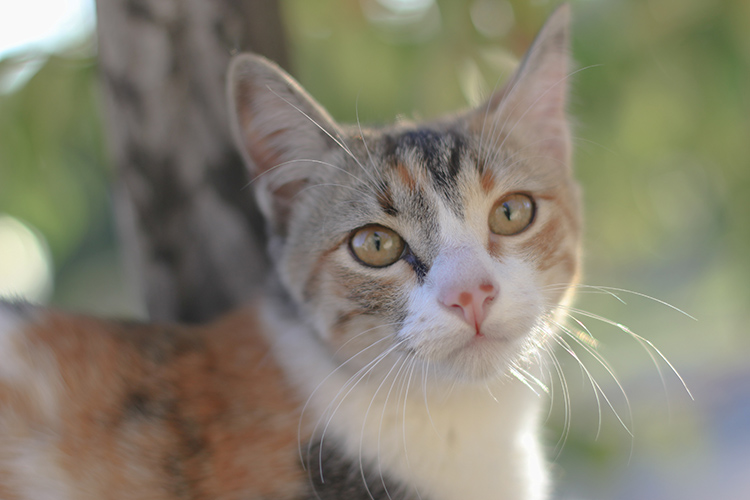
//> input picture figs/image2.jpg, 750 x 500 px
$ ./cannypoints ../figs/image2.jpg   (built with g++ and OpenCV 4)
//> lines starting //> are read from the running program, lines starting //| are printed output that depends on the picture
//> further down, image is the input picture: 500 rows x 750 cols, CV_8UC3; mean B, G, R 112.5, 129.6, 134
#include <iostream>
#include <opencv2/opencv.hpp>
#include <fstream>
#include <iomanip>
#include <vector>
#include <algorithm>
#include <numeric>
#include <ctime>
#include <cstdlib>

using namespace std;
using namespace cv;

int top_slider = 10;
int top_slider_max = 200;

int STEP=5;
int JITTER=3;
int RAIO=4;

#define STEP_MAX 20
#define JITTER_MAX 10
#define RAIO_MAX 10


Mat image, border, points;

void on_trackbar_canny(int, void*){

  vector<int> yrange;
  vector<int> xrange;

  Vec3b colorida;

  int width, height, gray;
  int x, y;

  width=image.size().width;
//> width = 750
  height=image.size().height;
//> height = 500

  Canny(image, border, top_slider, 3*top_slider);
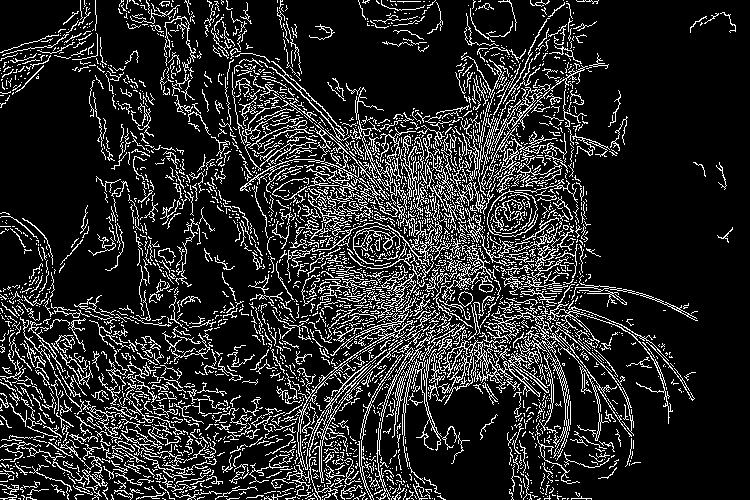
//> border: 500 rows x 750 cols, CV_8UC1; 15.6% white in thin lines or dots
  imshow("canny", border);

  if(STEP < 1) STEP = 1;
  if(JITTER < 1) JITTER = 1;
  if(RAIO < 1) RAIO = 1;

  xrange.resize(height/STEP);
//> xrange = 100 values from 0 to 0
  yrange.resize(width/STEP);
//> yrange = 150 values from 0 to 0

  iota(xrange.begin(), xrange.end(), 0);
//> xrange = 100 values from 0 to 99
  iota(yrange.begin(), yrange.end(), 0);
//> yrange = 150 values from 0 to 149

  for(uint i=0; i<xrange.size(); i++){
    xrange[i]= xrange[i]*STEP+STEP/2;
  }
//> after the loop, xrange = 100 values from 2 to 497

  for(uint i=0; i<yrange.size(); i++){
    yrange[i]= yrange[i]*STEP+STEP/2;
  }

  points = Mat(height, width, CV_8UC3, Scalar(255, 255, 255));

  random_shuffle(xrange.begin(), xrange.end());

  for(auto i : xrange){
    random_shuffle(yrange.begin(), yrange.end());
    for(auto j : yrange){
      x = i+rand()%(2*JITTER)-JITTER+1;
      y = j+rand()%(2*JITTER)-JITTER+1;
      gray = image.at<uchar>(x,y);

      circle(points,
             cv::Point(y,x),
             RAIO,
             CV_RGB(colorida[0],colorida[1],colorida[2]),
             -1,
             CV_AA);
    }
  }
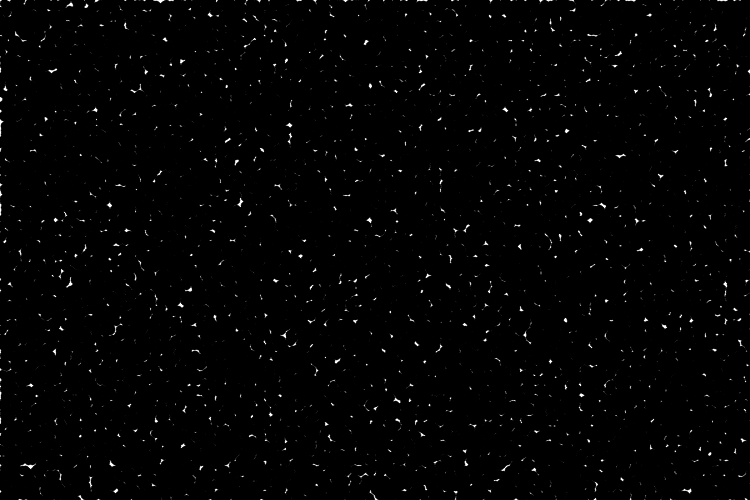
//> points: 500 rows x 750 cols, CV_8UC3; min 0, max 255, mean 3.1

  for(int i=0; i<height; i++ ){
        for(int j=0; j<width; j++){
           if(border.at<uchar>(i,j)>0){
              colorida[0] = (int)(image.at<Vec3b>(i,j)[2]);
              colorida[1] = (int)(image.at<Vec3b>(i,j)[1]);
              colorida[2] = (int)(image.at<Vec3b>(i,j)[0]);

              circle(points,
                     cv::Point(j,i),
                     RAIO,
                     CV_RGB(colorida[0],colorida[1],colorida[2]),
                     -1,
                     CV_AA);
         }
      }
   }
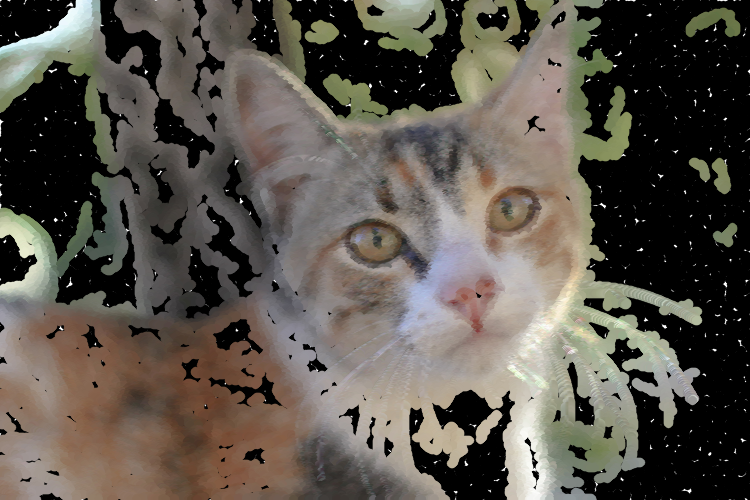
//> points: 500 rows x 750 cols, CV_8UC3; mean B, G, R 76.9, 85, 90.9

   imshow("cannypoints", points);
}


int main(int argc, char** argv){

  image= imread(argv[1],CV_LOAD_IMAGE_COLOR);

  namedWindow("cannypoints",1);
  createTrackbar( "Threshold", "cannypoints",
                &top_slider,
                top_slider_max,
                on_trackbar_canny );

  createTrackbar( "RAIO", "cannypoints",
                  &RAIO,
                  RAIO_MAX,
                  on_trackbar_canny );

  createTrackbar( "JITTER", "cannypoints",
                  &JITTER,
                  JITTER_MAX,
                  on_trackbar_canny );

  createTrackbar( "STEP", "cannypoints",
                  &STEP,
                  STEP_MAX,
                  on_trackbar_canny );

  on_trackbar_canny(top_slider, 0 );

  imwrite("cannyPoints.jpg", points);

  waitKey();
//> in on_trackbar_canny (call 2), `yrange.resize(width/STEP);`: yrange = 150 values from 0 to 0
//> in on_trackbar_canny (call 2), `iota(yrange.begin(), yrange.end(), 0);`: yrange = 150 values from 0 to 149
//> the loop in on_trackbar_canny (call 2), `for(uint i=0; i<yrange.size(); i++)` made 150 passes
//> after the loop in on_trackbar_canny (call 2), `for(uint i=0; i<yrange.size(); i++)`: yrange = 150 values from 2 to 747
//> after the loop in on_trackbar_canny (call 2), `for(auto i : xrange)`:
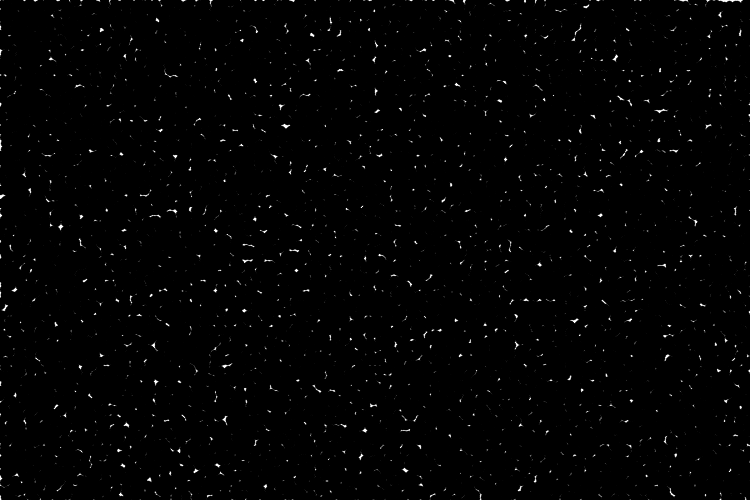
//> points: 500 rows x 750 cols, CV_8UC3; min 0, max 255, mean 2.9
//> after the loop in on_trackbar_canny (call 2), `for(int i=0; i<height; i++ )`:
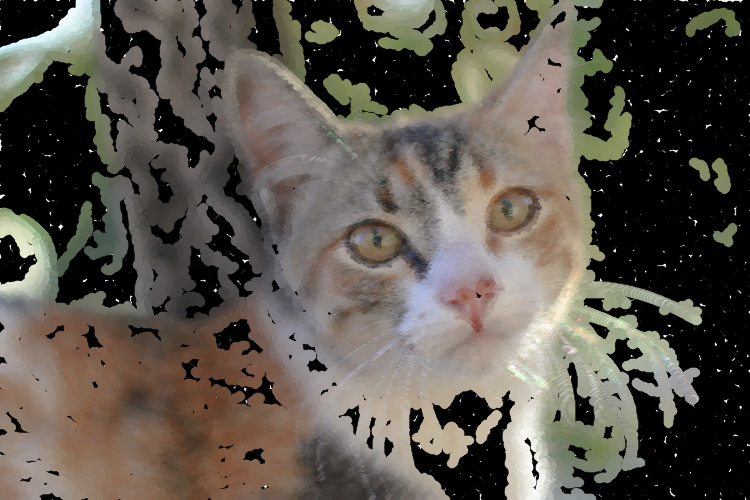
//> points: 500 rows x 750 cols, CV_8UC3; mean B, G, R 76.8, 84.9, 90.7
  return 0;
}

$ run again, on figs/imagem4.jpg
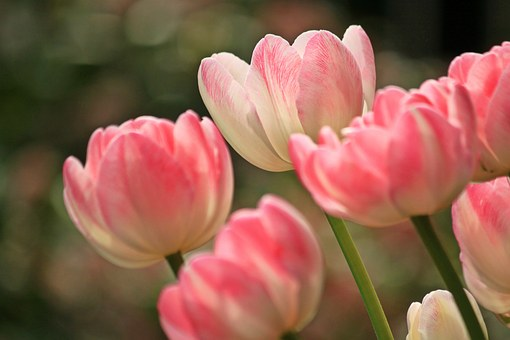
//> input picture figs/imagem4.jpg, 510 x 340 px
//> image is the input picture: 340 rows x 510 cols, CV_8UC3; mean B, G, R 79.2, 96.6, 144
//> in on_trackbar_canny, `Canny(image, border, top_slider, 3*top_slider);`:
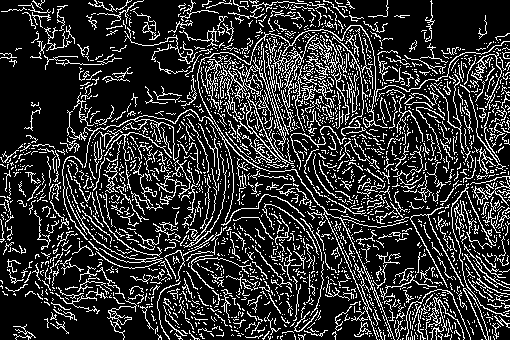
//> border: 340 rows x 510 cols, CV_8UC1; 19.4% white in thin lines or dots
//> in on_trackbar_canny (call 2), `yrange.resize(width/STEP);`: yrange = 102 values from 0 to 0
//> in on_trackbar_canny (call 2), `iota(yrange.begin(), yrange.end(), 0);`: yrange = 102 values from 0 to 101
//> the loop in on_trackbar_canny (call 2), `for(uint i=0; i<yrange.size(); i++)` made 102 passes
//> after the loop in on_trackbar_canny (call 2), `for(uint i=0; i<yrange.size(); i++)`: yrange = 102 values from 2 to 507
//> after the loop in on_trackbar_canny (call 2), `for(auto i : xrange)`:
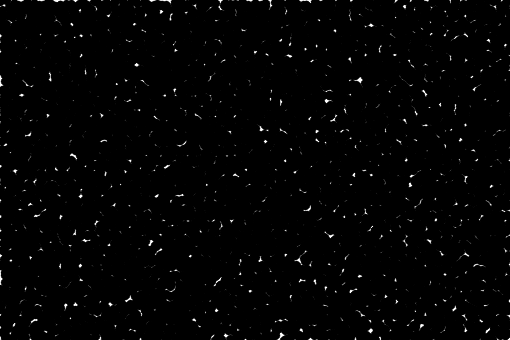
//> points: 340 rows x 510 cols, CV_8UC3; min 0, max 255, mean 3.4
